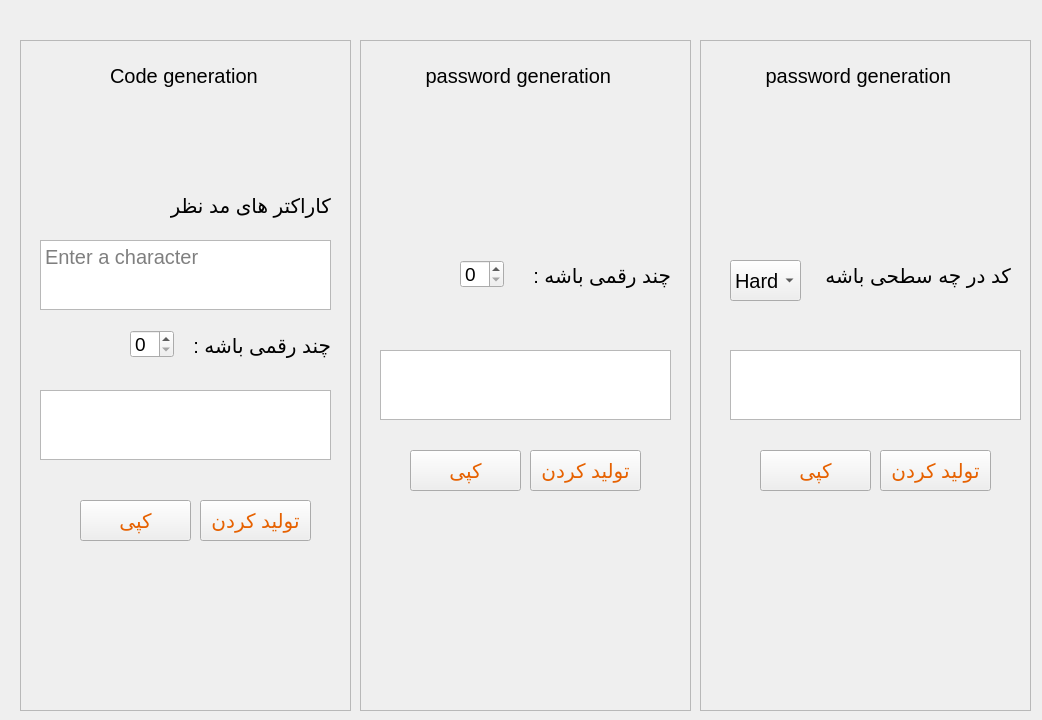
<?xml version="1.0" encoding="UTF-8"?>
<ui version="4.0">
 <class>Form</class>
 <widget class="QWidget" name="Form">
  <property name="geometry">
   <rect>
    <x>0</x>
    <y>0</y>
    <width>1042</width>
    <height>720</height>
   </rect>
  </property>
  <property name="windowTitle">
   <string>Form</string>
  </property>
  <widget class="QFrame" name="frame">
   <property name="geometry">
    <rect>
     <x>700</x>
     <y>40</y>
     <width>331</width>
     <height>671</height>
    </rect>
   </property>
   <property name="font">
    <font>
     <pointsize>15</pointsize>
    </font>
   </property>
   <property name="frameShape">
    <enum>QFrame::StyledPanel</enum>
   </property>
   <property name="frameShadow">
    <enum>QFrame::Raised</enum>
   </property>
   <widget class="QLabel" name="label_3">
    <property name="geometry">
     <rect>
      <x>60</x>
      <y>20</y>
      <width>201</width>
      <height>31</height>
     </rect>
    </property>
    <property name="text">
     <string> password generation</string>
    </property>
   </widget>
   <widget class="QTextEdit" name="textEdit_1">
    <property name="geometry">
     <rect>
      <x>30</x>
      <y>310</y>
      <width>291</width>
      <height>70</height>
     </rect>
    </property>
   </widget>
   <widget class="QComboBox" name="comboBox">
    <property name="geometry">
     <rect>
      <x>30</x>
      <y>220</y>
      <width>71</width>
      <height>41</height>
     </rect>
    </property>
    <item>
     <property name="text">
      <string>Hard</string>
     </property>
    </item>
    <item>
     <property name="text">
      <string>Medium</string>
     </property>
    </item>
    <item>
     <property name="text">
      <string>Easy</string>
     </property>
    </item>
   </widget>
   <widget class="QPushButton" name="generat_1">
    <property name="geometry">
     <rect>
      <x>180</x>
      <y>410</y>
      <width>111</width>
      <height>41</height>
     </rect>
    </property>
    <property name="styleSheet">
     <string notr="true">color: rgb(230, 97, 0);
font: 57 italic 11pt &quot;Ubuntu Sans&quot;;</string>
    </property>
    <property name="text">
     <string>تولید کردن</string>
    </property>
   </widget>
   <widget class="QLabel" name="label_4">
    <property name="geometry">
     <rect>
      <x>120</x>
      <y>220</y>
      <width>191</width>
      <height>31</height>
     </rect>
    </property>
    <property name="text">
     <string>کد در چه سطحی باشه :</string>
    </property>
   </widget>
   <widget class="QPushButton" name="generat_2">
    <property name="geometry">
     <rect>
      <x>60</x>
      <y>410</y>
      <width>111</width>
      <height>41</height>
     </rect>
    </property>
    <property name="styleSheet">
     <string notr="true">color: rgb(230, 97, 0);
font: 57 italic 11pt &quot;Ubuntu Sans&quot;;</string>
    </property>
    <property name="text">
     <string>کپی</string>
    </property>
   </widget>
  </widget>
  <widget class="QFrame" name="frame_2">
   <property name="geometry">
    <rect>
     <x>360</x>
     <y>40</y>
     <width>331</width>
     <height>671</height>
    </rect>
   </property>
   <property name="font">
    <font>
     <pointsize>15</pointsize>
    </font>
   </property>
   <property name="frameShape">
    <enum>QFrame::StyledPanel</enum>
   </property>
   <property name="frameShadow">
    <enum>QFrame::Raised</enum>
   </property>
   <widget class="QLabel" name="label_2">
    <property name="geometry">
     <rect>
      <x>60</x>
      <y>20</y>
      <width>201</width>
      <height>31</height>
     </rect>
    </property>
    <property name="text">
     <string> password generation</string>
    </property>
   </widget>
   <widget class="QLabel" name="label_9">
    <property name="geometry">
     <rect>
      <x>150</x>
      <y>220</y>
      <width>161</width>
      <height>31</height>
     </rect>
    </property>
    <property name="text">
     <string>چند رقمی باشه :</string>
    </property>
   </widget>
   <widget class="QSpinBox" name="spinBox_1">
    <property name="geometry">
     <rect>
      <x>100</x>
      <y>220</y>
      <width>44</width>
      <height>28</height>
     </rect>
    </property>
    <property name="font">
     <font>
      <pointsize>14</pointsize>
     </font>
    </property>
   </widget>
   <widget class="QTextEdit" name="textEdit_2">
    <property name="geometry">
     <rect>
      <x>20</x>
      <y>310</y>
      <width>291</width>
      <height>70</height>
     </rect>
    </property>
   </widget>
   <widget class="QPushButton" name="generat_4">
    <property name="geometry">
     <rect>
      <x>50</x>
      <y>410</y>
      <width>111</width>
      <height>41</height>
     </rect>
    </property>
    <property name="styleSheet">
     <string notr="true">color: rgb(230, 97, 0);
font: 57 italic 11pt &quot;Ubuntu Sans&quot;;</string>
    </property>
    <property name="text">
     <string>کپی</string>
    </property>
   </widget>
   <widget class="QPushButton" name="generat_3">
    <property name="geometry">
     <rect>
      <x>170</x>
      <y>410</y>
      <width>111</width>
      <height>41</height>
     </rect>
    </property>
    <property name="styleSheet">
     <string notr="true">color: rgb(230, 97, 0);
font: 57 italic 11pt &quot;Ubuntu Sans&quot;;</string>
    </property>
    <property name="text">
     <string>تولید کردن</string>
    </property>
   </widget>
  </widget>
  <widget class="QFrame" name="frame_3">
   <property name="geometry">
    <rect>
     <x>20</x>
     <y>40</y>
     <width>331</width>
     <height>671</height>
    </rect>
   </property>
   <property name="font">
    <font>
     <pointsize>15</pointsize>
    </font>
   </property>
   <property name="frameShape">
    <enum>QFrame::StyledPanel</enum>
   </property>
   <property name="frameShadow">
    <enum>QFrame::Raised</enum>
   </property>
   <widget class="QLabel" name="label">
    <property name="geometry">
     <rect>
      <x>90</x>
      <y>20</y>
      <width>171</width>
      <height>31</height>
     </rect>
    </property>
    <property name="font">
     <font>
      <pointsize>15</pointsize>
     </font>
    </property>
    <property name="text">
     <string>Code generation</string>
    </property>
   </widget>
   <widget class="QLabel" name="label_10">
    <property name="geometry">
     <rect>
      <x>150</x>
      <y>150</y>
      <width>161</width>
      <height>31</height>
     </rect>
    </property>
    <property name="font">
     <font>
      <pointsize>15</pointsize>
     </font>
    </property>
    <property name="text">
     <string>کاراکتر های مد نظر :</string>
    </property>
   </widget>
   <widget class="QLabel" name="label_12">
    <property name="geometry">
     <rect>
      <x>150</x>
      <y>290</y>
      <width>161</width>
      <height>31</height>
     </rect>
    </property>
    <property name="font">
     <font>
      <pointsize>15</pointsize>
     </font>
    </property>
    <property name="text">
     <string>چند رقمی باشه :</string>
    </property>
   </widget>
   <widget class="QSpinBox" name="spinBox_2">
    <property name="geometry">
     <rect>
      <x>110</x>
      <y>290</y>
      <width>44</width>
      <height>28</height>
     </rect>
    </property>
    <property name="font">
     <font>
      <pointsize>14</pointsize>
     </font>
    </property>
   </widget>
   <widget class="QTextEdit" name="textEdit_3">
    <property name="geometry">
     <rect>
      <x>20</x>
      <y>200</y>
      <width>291</width>
      <height>70</height>
     </rect>
    </property>
    <property name="placeholderText">
     <string>Enter a character</string>
    </property>
   </widget>
   <widget class="QTextEdit" name="textEdit_4">
    <property name="geometry">
     <rect>
      <x>20</x>
      <y>350</y>
      <width>291</width>
      <height>70</height>
     </rect>
    </property>
   </widget>
   <widget class="QPushButton" name="generat_6">
    <property name="geometry">
     <rect>
      <x>60</x>
      <y>460</y>
      <width>111</width>
      <height>41</height>
     </rect>
    </property>
    <property name="styleSheet">
     <string notr="true">color: rgb(230, 97, 0);
font: 57 italic 11pt &quot;Ubuntu Sans&quot;;</string>
    </property>
    <property name="text">
     <string>کپی</string>
    </property>
   </widget>
   <widget class="QPushButton" name="generat_5">
    <property name="geometry">
     <rect>
      <x>180</x>
      <y>460</y>
      <width>111</width>
      <height>41</height>
     </rect>
    </property>
    <property name="styleSheet">
     <string notr="true">color: rgb(230, 97, 0);
font: 57 italic 11pt &quot;Ubuntu Sans&quot;;</string>
    </property>
    <property name="text">
     <string>تولید کردن</string>
    </property>
   </widget>
  </widget>
 </widget>
 <resources/>
 <connections/>
</ui>
